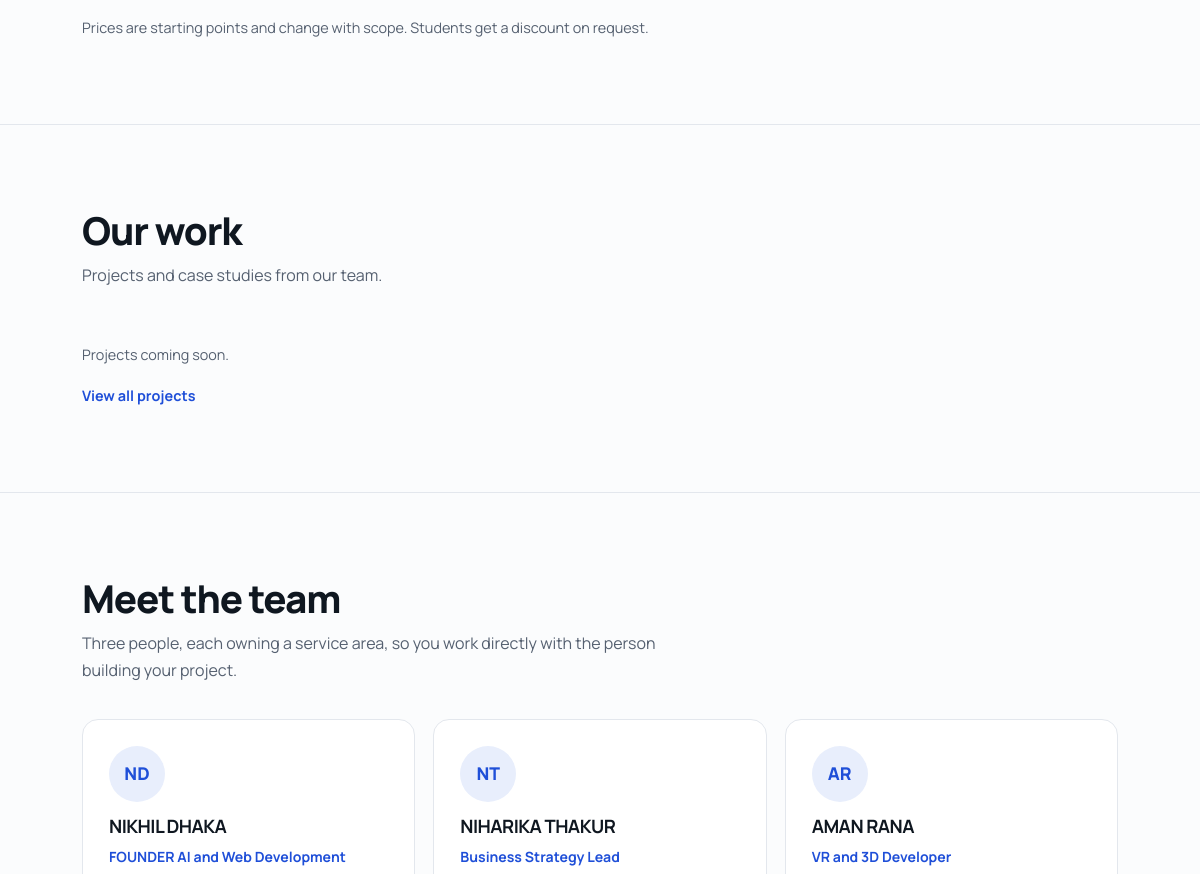
Before: / (middle part) with the older database file.
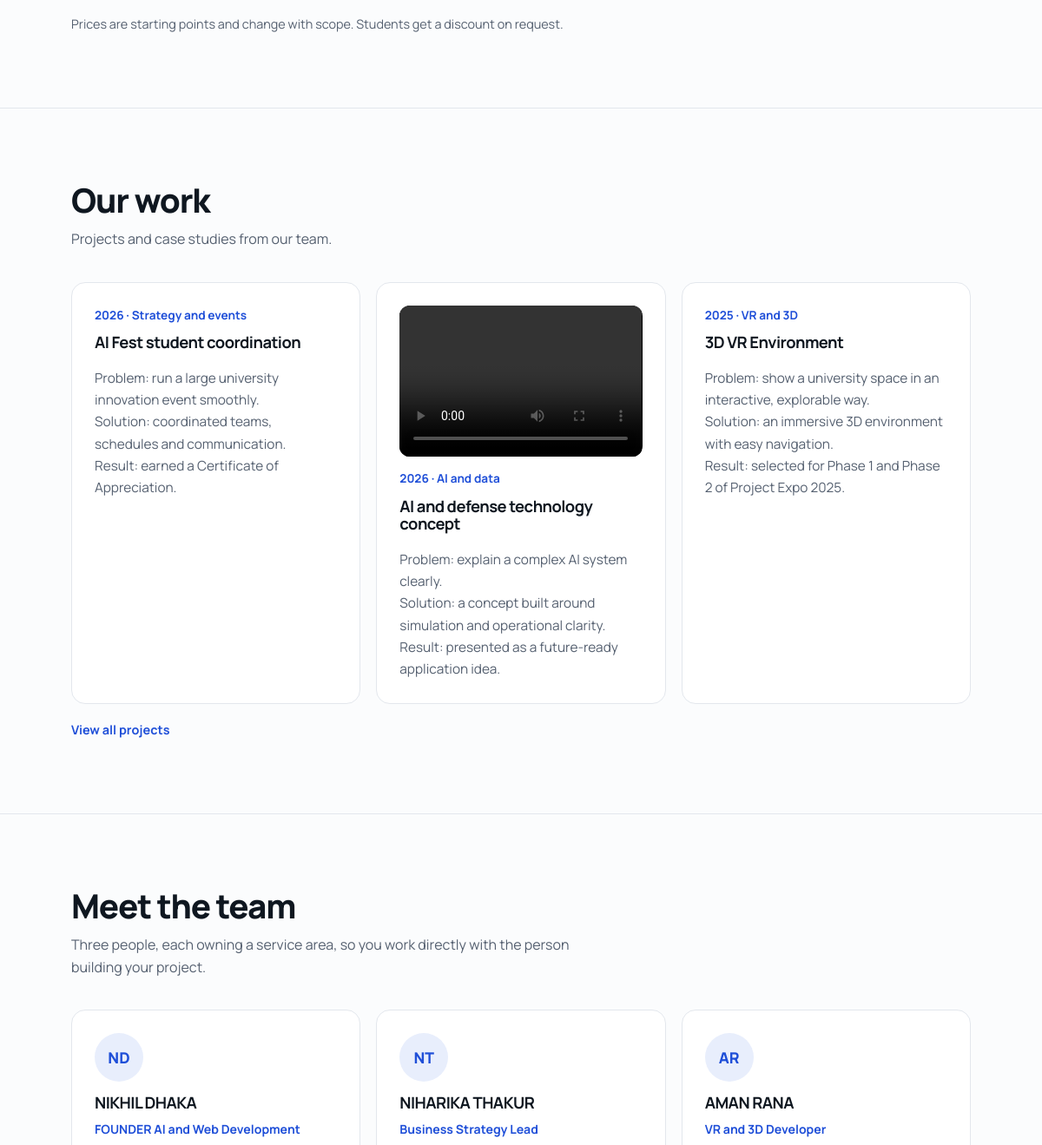
After: the same page with the newer database file.
### team/models.py (models this page shows, shortened)
class TeamMember(models.Model):
    name = models.CharField(max_length=80)
    role = models.CharField(max_length=80)
    bio = models.TextField()
    linkedin = models.URLField(blank=True)
    order = models.PositiveIntegerField(default=0)
    class Meta:
        ordering = ["order", "id"]
    @property
    def initials(self):
        return "".join(w[0] for w in self.name.split()[:2]).upper()

### projects/models.py (models this page shows, shortened)
class Project(models.Model):
    CATEGORIES = [("vr", "VR and 3D"), ("ai", "AI and data"), ("web", "Web"), ("strategy", "Strategy and events")]
    title = models.CharField(max_length=120)
    category = models.CharField(max_length=20, choices=CATEGORIES)
    year = models.PositiveIntegerField()
    summary = models.TextField(help_text="Tip: use one line each for Problem, Solution and Result.")
    video = models.FileField(
        upload_to="projects/videos/",
        blank=True,
        validators=[FileExtensionValidator(allowed_extensions=["mp4", "webm", "mov", "avi", "mkv", "ogg"])],
        help_text="Upload a video file for this project (MP4, WebM, MOV, etc.)",
    )
    link = models.URLField(blank=True)
    published = models.BooleanField(default=True)
    class Meta:
        ordering = ["-year", "-id"]

### core/views.py (the view, shortened to what this page needs)
# urls.py: urlpatterns = [path("", views.home, name="home")]
def home(request):
    form = InquiryForm(request.POST or None)
    return render(request, "core/home.html", {
        "form": form,
        "projects": Project.objects.filter(published=True)[:3],
        "team": TeamMember.objects.all(),
        "contact_email": settings.CONTACT_EMAIL,
    })

### templates/core/home.html (shortened to what this page needs)
{% extends "base.html" %}
{% block content %}
<section id="pricing"><div class="wrap">
<p class="note">Prices are starting points and change with scope. Students get a discount on request.</p>
</div></section>
<section id="work"><div class="wrap">
<h2>Our work</h2>
<p class="sub">Projects and case studies from our team.</p>
<div class="grid g3">
{% for p in projects %}{% include "projects/_card.html" %}{% empty %}<p class="note">Projects coming soon.</p>{% endfor %}
</div>
<p class="note"><a class="more" href="{% url 'projects' %}">View all projects</a></p>
</div></section>
<section id="team"><div class="wrap">
<h2>Meet the team</h2>
<p class="sub">Three people, each owning a service area, so you work directly with the person building your project.</p>
<div class="grid g3">
{% for m in team %}<div class="card member"><div class="av" aria-hidden="true">{{ m.initials }}</div><h3>{{ m.name }}</h3><span class="role">{{ m.role }}</span></div>{% endfor %}
</div>
</div></section>
{% endblock %}

### templates/base.html (shortened to what this page needs)
{% load static %}<!DOCTYPE html>
<html lang="en">
<head>
<link rel="stylesheet" href="{% static 'css/style.css' %}">
</head>
<body>
<main id="top">
{% block content %}{% endblock %}
</main>
</body>
</html>

### templates/projects/_card.html (shortened to what this page needs)
<article class="card case">
{% if p.video %}
<video class="thumb" controls playsinline preload="metadata">
  <source src="{{ p.video.url }}">
</video>
{% endif %}
<span class="meta">{{ p.year }} · {{ p.get_category_display }}</span>
<h3>{{ p.title }}</h3>
<p>{{ p.summary|linebreaksbr }}</p>
</article>

### static/css/style.css (style rules this page uses)
:root { --bg:#fbfcfd;--surface:#fff;--soft:#f1f4f8;--ink:#0f1720;--muted:#556070;--line:#e3e7ed;--accent:#1f4fd8;--accent-ink:#fff;--accent-soft:#e8eefc; box-sizing:border-box;padding-top:env(safe-area-inset-top,0px);padding-bottom:env(safe-area-inset-bottom,0px);color-scheme:light }
*,*::before,*::after { box-sizing:border-box;margin:0;padding:0 }
html { scroll-behavior:smooth;scroll-padding-top:calc(env(safe-area-inset-top,0px) + 76px) }
body { font-family:'Manrope',system-ui,-apple-system,'Segoe UI',Arial,sans-serif;background:var(--bg);color:var(--ink);line-height:1.65;overflow-x:hidden }
body::before { content:"";position:fixed;inset:0 0 auto;height:env(safe-area-inset-top,0px);background:var(--bg);z-index:10 }
a { color:inherit;text-decoration:none }
.wrap { max-width:1080px;margin:0 auto;padding:0 22px }
section { padding:84px 0;border-bottom:1px solid var(--line) }
h1,h2,h3 { letter-spacing:-.03em;line-height:1.12 }
h2 { font-size:clamp(1.7rem,3.4vw,2.4rem);font-weight:800;margin-bottom:10px }
.sub { color:var(--muted);max-width:60ch;margin-bottom:36px }
.grid { display:grid;gap:18px }
.g3 { grid-template-columns:repeat(3,1fr) }
.card { background:var(--surface);border:1px solid var(--line);border-radius:16px;padding:26px }
.card h3 { font-size:1.15rem;margin-bottom:8px }
.card p,.card li { color:var(--muted);font-size:.96rem }
.note { margin-top:18px;color:var(--muted);font-size:.9rem }
.case { display:flex;flex-direction:column;gap:10px }
.case .meta { color:var(--accent);font-weight:700;font-size:.85rem }
.member .av { width:56px;height:56px;border-radius:50%;background:var(--accent-soft);color:var(--accent);display:grid;place-items:center;font-weight:800;font-size:1.1rem;margin-bottom:14px }
.member .role { display:block;color:var(--accent);font-weight:700;font-size:.88rem;margin-bottom:10px }
.thumb { width:100%;aspect-ratio:16/10;object-fit:cover;border-radius:12px;margin-bottom:4px;background:#000;display:block }
.more { color:var(--accent);font-weight:700;font-size:.9rem }

Changed rows visible on the page:
added Project: year "2026", category "Strategy and events", title "AI Fest student coordination", summary "Problem: run a large university innovation event smoothly. Solution: coordinated teams, schedules and communication. Result: earned a Certificate of Appreciation."
added Project: year "2026", category "AI and data", title "AI and defense technology concept", summary "Problem: explain a complex AI system clearly. Solution: a concept built around simulation and operational clarity. Result: presented as a future-ready application idea."
added Project: year "2025", category "VR and 3D", title "3D VR Environment", summary "Problem: show a university space in an interactive, explorable way. Solution: an immersive 3D environment with easy navigation. Result: selected for Phase 1 and Phase 2 of Project Expo 2025."
Other visible differences:
text no longer shown: "Projects coming soon."
